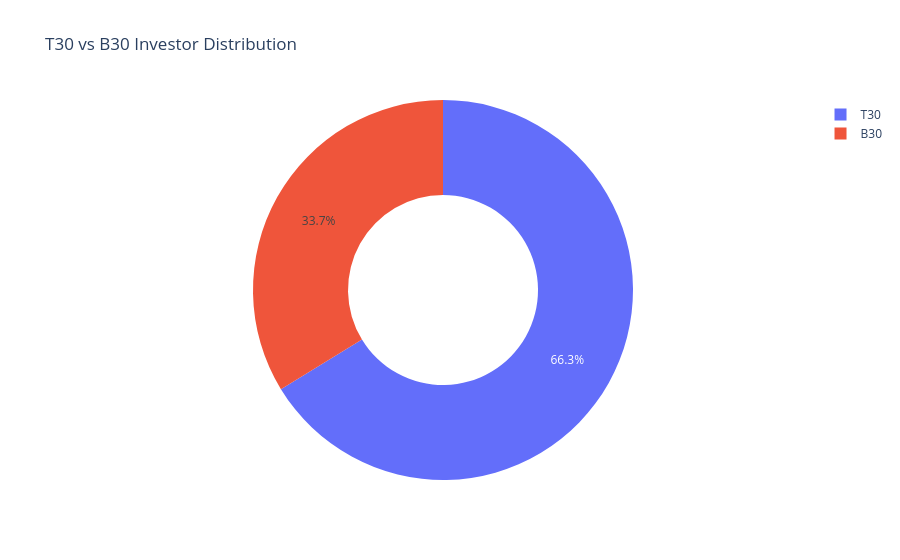

Source (notebook cell):
### Code cell
tier_data = (
    transactions["city_tier"]
    .value_counts()
    .reset_index()
)

fig = px.pie(
    tier_data,
    names="city_tier",
    values="count",
    hole=0.5,
    title="T30 vs B30 Investor Distribution"
)

fig.show()

### Figure 1 — Plotly figure (JSON) as saved in the notebook; plotly's stock layout.template omitted (floating-point values rounded to 4 significant figures)
{"data": [{"domain": {"x": [0, 1], "y": [0, 1]}, "hole": 0.5, "hovertemplate": "city_tier=%{label}<br>count=%{value}<extra></extra>", "labels": ["T30", "B30"], "legendgroup": "", "name": "", "showlegend": true, "type": "pie", "values": [21719, 11059]}], "layout": {"legend": {"tracegroupgap": 0}, "title": {"text": "T30 vs B30 Investor Distribution"}}}
